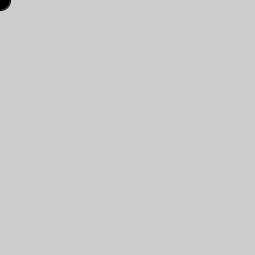
Frame 1 (no input)
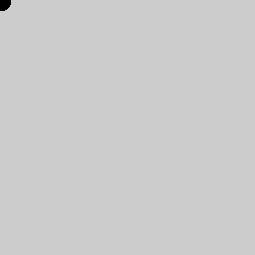
Frame 60 (the mouse pressed at the canvas centre just before this capture)
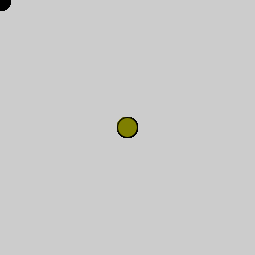
Frame 120 (the mouse held since frame 60 and released just before this capture)

The Processing sketch that drew these frames (run headless with seeded random() and noise(); from frame 60 on, the mouse is pressed at the canvas centre):

// Processing sketch: processing_106541
// ── processing_106541.pde

void setup() {
    size(255,255);
}

void draw() {
    fill(mouseX, mouseY, mouseX/255);
    ellipse(mouseX,mouseY,20,20);
}
